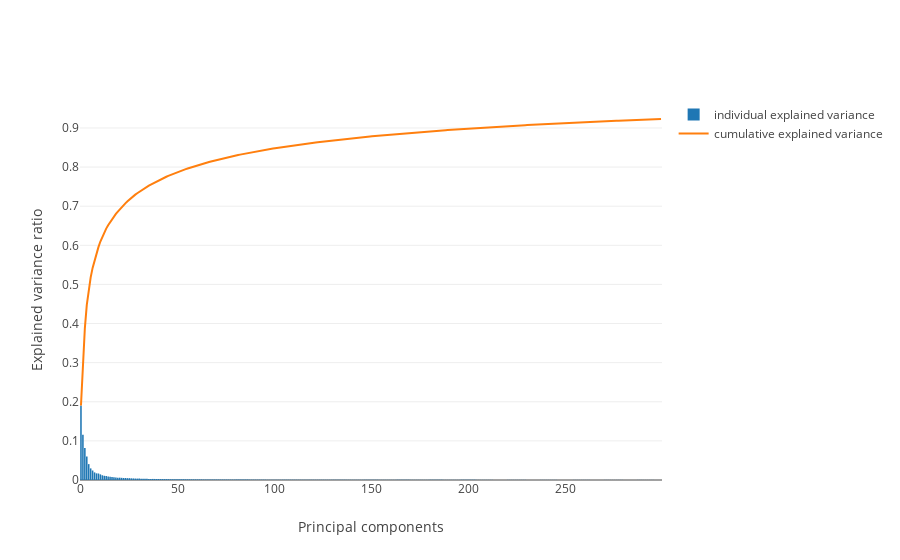

The notebook cell this image was saved under:
### Code cell
plot_explained_variance(pca)

### Figure 1 — Plotly figure (JSON) as saved in the notebook; plotly's stock layout.template omitted (floating-point values rounded to 4 significant figures; data arrays with more than 128 entries replaced by an {"elided": "..."} marker saying what was removed)
{"data": [{"name": "individual explained variance", "type": "bar", "y": {"elided": "300 float values"}}, {"name": "cumulative explained variance", "type": "scatter", "y": {"elided": "300 float values"}}], "layout": {"xaxis": {"title": "Principal components"}, "yaxis": {"title": "Explained variance ratio"}}}
